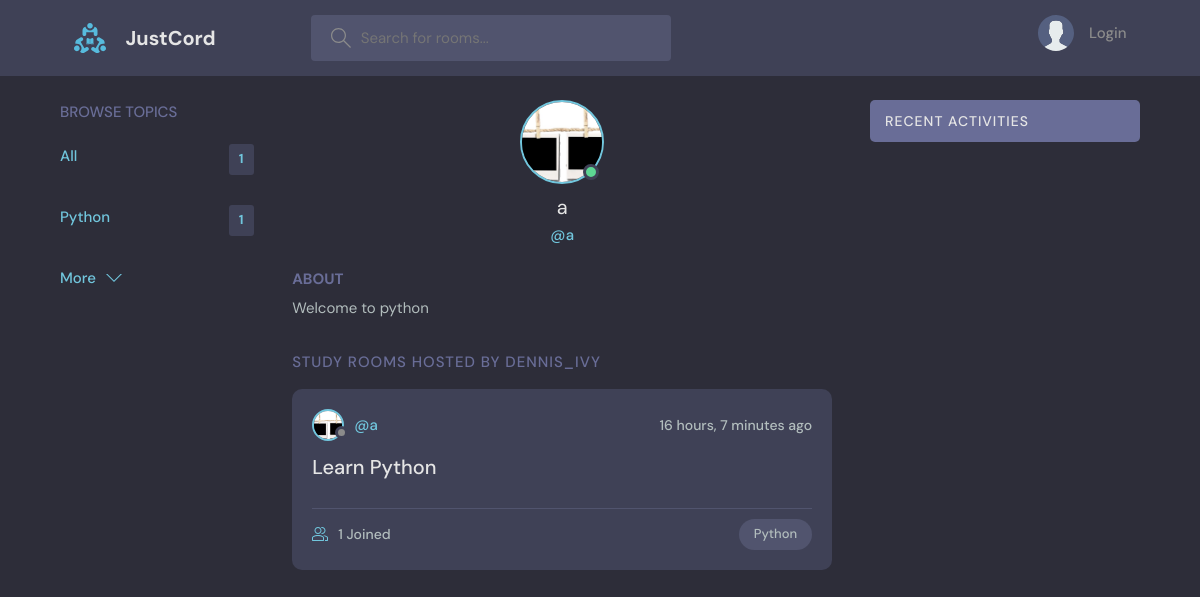
Page /profile/1/ on the committed database.
### base/models.py (models this page shows, shortened)
class Topic(models.Model):
    name = models.CharField(max_length=200)

class User(AbstractUser):
    name = models.CharField(max_length=200, null=True)
    email = models.EmailField(unique=True, null=True)
    bio = models.TextField(null=True)
    avatar = models.ImageField(null=True, default='avatar.svg')
    USERNAME_FIELD = 'email'
    REQUIRED_FIELDS = []

class Room(models.Model):
    host = models.ForeignKey(User, on_delete=models.SET_NULL, null=True)
    topic = models.ForeignKey(Topic, on_delete=models.SET_NULL, null=True)
    name = models.CharField(max_length=200)
    description = models.TextField(null=True, blank=True)
    participants = models.ManyToManyField(
        User, related_name='participants', blank=True)
    updated = models.DateTimeField(auto_now=True)
    created = models.DateTimeField(auto_now_add=True)
    class Meta:
        ordering = ['-updated', '-created']

### base/views.py (the view)
# urls.py: path('profile/<str:pk>/', views.user_profile, name='user-profile'),
def user_profile(request, pk):
    context = {}
    user = User.objects.get(id=pk)
    rooms = user.room_set.all()
    room_messages = user.message_set.all()
    topics = Topic.objects.all()
    context['user'] = user
    context['rooms'] = rooms
    context['room_messages'] = room_messages
    context['topics'] = topics
    return render(request, 'base/profile.html', context)

### base/templates/base/profile.html (shortened to what this page needs)
{% extends 'main.html' %}
{% block content %}
  <main class="profile-page layout layout--3">
    <div class="container">
      {% include 'base/topic_component.html' %}
      <div class="roomList">
        <div class="profile">
          <div class="profile__avatar">
            <div class="avatar avatar--large active">
              <img src="{{user.avatar.url}}" />
            </div>
          </div>
          <div class="profile__info">
            <h3>{{user.username}}</h3>
            <p>@{{user.username}}</p>
          </div>
          <div class="profile__about">
            <h3>About</h3>
            <p>
              {{user.bio}}
            </p>
          </div>
        </div>
        <div class="roomList__header">
          <div>
            <h2>Study Rooms Hosted by dennis_ivy</a>
            </h2>
          </div>
        </div>
        {% include 'base/feed_component.html' %}
      </div>
      {% include 'base/activity_component.html' %}
    </div>
  </main>
{% endblock %}

### templates/main.html (shortened to what this page needs)
<!DOCTYPE html>
{% load static %}
<html lang="en">
  <head>
    <link rel="stylesheet" href="{% static 'styles/style.css' %}" />
  </head>
  <body>
    {% include 'navbar.html' %}
    {% block content %}
    {% endblock %}
  </body>
</html>

### templates/navbar.html (shortened to what this page needs)
{% load static %}
<header class="header header--loggedIn">
    <div class="container">
      <a href="{% url 'home' %}" class="header__logo">
        <img src="{% static 'images/logo.svg' %}" />
        <h1>JustCord</h1>
      </a>
      <form class="header__search" method="get" action="{% url 'home' %}">
        <label>
          <input name="q" placeholder="Search for rooms..." />
        </label>
      </form>
      <nav class="header__menu">
        {% if request.user.is_authenticated %}
        <div class="header__user">
          <a href="{% url 'user-profile' request.user.id %}">
            <div class="avatar avatar--medium active">
              <img src="{{request.user.avatar.url}}" />
            </div>
            <p>{{request.user.username}}  <span>@{{request.user.username}}</span></p>
          </a>
          <button class="dropdown-button">
            <svg version="1.1" xmlns="http://www.w3.org/2000/svg" width="32" height="32" viewBox="0 0 32 32">
              <title>chevron-down</title>
              <path d="M16 21l-13-13h-3l16 16 16-16h-3l-13 13z"></path>
            </svg>
          </button>
        </div>
        {% else %}
        <a href="{% url 'login' %}">
          <img src="{% static 'images/avatar.svg' %}" />
          <p>Login</p>
        </a>
        {% endif %}
      </nav>
    </div>
  </header>

### base/templates/base/topic_component.html
<div class="topics">
    <div class="topics__header">
      <h2>Browse Topics</h2>
    </div>
    <ul class="topics__list">
      <li>
        <a href="{% url 'home' %}" class="active">All <span>{{topics.count}}</span></a>
      </li>
      {% for topic in topics %}
      <li>
        <a href="{% url 'home' %}?q={{topic.name}}" class="active">{{topic.name}} <span>{{topic.room_set.all.count}}</span></a>
      </li>
      {% endfor %}
    </ul>
    <a class="btn btn--link" href="{% url 'topics' %}">
      More
      <svg version="1.1" xmlns="http://www.w3.org/2000/svg" width="32" height="32" viewBox="0 0 32 32">
        <title>chevron-down</title>
        <path d="M16 21l-13-13h-3l16 16 16-16h-3l-13 13z"></path>
      </svg>
    </a>
  </div>

### base/templates/base/feed_component.html (shortened to what this page needs)
{% for room in rooms %}
    <div class="roomListRoom">
        <div class="roomListRoom__header">
        <a href="{% url 'user-profile' room.host.id %}" class="roomListRoom__author">
            <div class="avatar avatar--small">
            <img src="{{room.host.avatar.url}}" />
            </div>
            <span>@{{room.host.username}}</span>
        </a>
        <div class="roomListRoom__actions">
            <span>{{room.created|timesince}} ago</span>
        </div>
        </div>
        <div class="roomListRoom__content">
        <a href="{% url 'room' room.id %}">{{room.name}}</a>
        </div>
        <div class="roomListRoom__meta">
        <a href="{% url 'room' room.id %}" class="roomListRoom__joined">
            {{room.participants.all.count}} Joined
        </a>
        <p class="roomListRoom__topic">{{room.topic.name}}</p>
        </div>
    </div>
{% endfor %}

### base/templates/base/activity_component.html (shortened to what this page needs)
<div class="activities">
    <div class="activities__header">
      <h2>Recent Activities</h2>
    </div>
  </div>

### rows in the picture
Topic: name "Python", room_set.all.count "1"
User: avatar (picture), username "a", bio "Welcome to python"
Room: host.avatar (picture), host.username "a", created "16 hours, 7 minutes", name "Learn Python", participants.all.count "1", topic.name "Python"

### other values in the picture
{{ topics.count }} "1"
